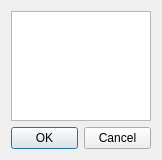
<?xml version="1.0" encoding="UTF-8"?>
<ui version="4.0">
 <class>AddNote</class>
 <widget class="QDialog" name="AddNote">
  <property name="geometry">
   <rect>
    <x>0</x>
    <y>0</y>
    <width>162</width>
    <height>160</height>
   </rect>
  </property>
  <property name="minimumSize">
   <size>
    <width>160</width>
    <height>160</height>
   </size>
  </property>
  <property name="maximumSize">
   <size>
    <width>162</width>
    <height>160</height>
   </size>
  </property>
  <property name="windowTitle">
   <string>Add Note</string>
  </property>
  <property name="windowIcon">
   <iconset resource="resources.qrc">
    <normaloff>:/actions/icons/note.png</normaloff>:/actions/icons/note.png</iconset>
  </property>
  <layout class="QVBoxLayout" name="verticalLayout">
   <item>
    <widget class="QTextEdit" name="textNote">
     <property name="horizontalScrollBarPolicy">
      <enum>Qt::ScrollBarAlwaysOff</enum>
     </property>
     <property name="lineWrapColumnOrWidth">
      <number>0</number>
     </property>
     <property name="acceptRichText">
      <bool>false</bool>
     </property>
    </widget>
   </item>
   <item>
    <widget class="QDialogButtonBox" name="buttonBox">
     <property name="maximumSize">
      <size>
       <width>167</width>
       <height>25</height>
      </size>
     </property>
     <property name="orientation">
      <enum>Qt::Horizontal</enum>
     </property>
     <property name="standardButtons">
      <set>QDialogButtonBox::Cancel|QDialogButtonBox::Ok</set>
     </property>
    </widget>
   </item>
  </layout>
 </widget>
 <resources>
  <include location="resources.qrc"/>
 </resources>
 <connections>
  <connection>
   <sender>buttonBox</sender>
   <signal>accepted()</signal>
   <receiver>AddNote</receiver>
   <slot>accept()</slot>
   <hints>
    <hint type="sourcelabel">
     <x>248</x>
     <y>254</y>
    </hint>
    <hint type="destinationlabel">
     <x>157</x>
     <y>274</y>
    </hint>
   </hints>
  </connection>
  <connection>
   <sender>buttonBox</sender>
   <signal>rejected()</signal>
   <receiver>AddNote</receiver>
   <slot>reject()</slot>
   <hints>
    <hint type="sourcelabel">
     <x>316</x>
     <y>260</y>
    </hint>
    <hint type="destinationlabel">
     <x>286</x>
     <y>274</y>
    </hint>
   </hints>
  </connection>
 </connections>
</ui>
